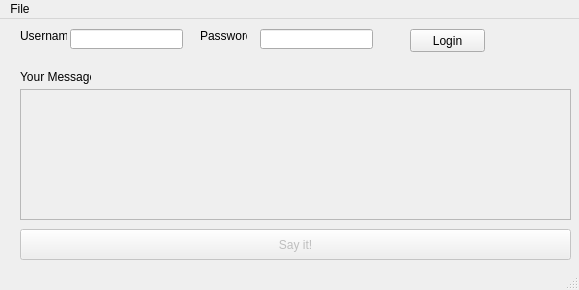
<?xml version="1.0" encoding="UTF-8"?>
<ui version="4.0">
 <class>MainWindow</class>
 <widget class="QMainWindow" name="MainWindow">
  <property name="geometry">
   <rect>
    <x>0</x>
    <y>0</y>
    <width>579</width>
    <height>290</height>
   </rect>
  </property>
  <property name="windowTitle">
   <string>MainWindow</string>
  </property>
  <widget class="QWidget" name="centralwidget">
   <widget class="QLabel" name="label">
    <property name="geometry">
     <rect>
      <x>20</x>
      <y>10</y>
      <width>47</width>
      <height>13</height>
     </rect>
    </property>
    <property name="text">
     <string>Username</string>
    </property>
   </widget>
   <widget class="QLabel" name="label_2">
    <property name="geometry">
     <rect>
      <x>200</x>
      <y>10</y>
      <width>47</width>
      <height>13</height>
     </rect>
    </property>
    <property name="text">
     <string>Password</string>
    </property>
   </widget>
   <widget class="QLineEdit" name="lineEdit">
    <property name="geometry">
     <rect>
      <x>70</x>
      <y>10</y>
      <width>113</width>
      <height>20</height>
     </rect>
    </property>
   </widget>
   <widget class="QLineEdit" name="lineEdit_2">
    <property name="geometry">
     <rect>
      <x>260</x>
      <y>10</y>
      <width>113</width>
      <height>20</height>
     </rect>
    </property>
    <property name="echoMode">
     <enum>QLineEdit::Password</enum>
    </property>
   </widget>
   <widget class="QPushButton" name="pushButton">
    <property name="geometry">
     <rect>
      <x>410</x>
      <y>10</y>
      <width>75</width>
      <height>23</height>
     </rect>
    </property>
    <property name="text">
     <string>Login</string>
    </property>
   </widget>
   <widget class="QLabel" name="label_3">
    <property name="geometry">
     <rect>
      <x>20</x>
      <y>50</y>
      <width>71</width>
      <height>16</height>
     </rect>
    </property>
    <property name="text">
     <string>Your Message</string>
    </property>
   </widget>
   <widget class="QTextEdit" name="textEdit">
    <property name="enabled">
     <bool>false</bool>
    </property>
    <property name="geometry">
     <rect>
      <x>20</x>
      <y>70</y>
      <width>551</width>
      <height>131</height>
     </rect>
    </property>
   </widget>
   <widget class="QPushButton" name="pushButton_2">
    <property name="enabled">
     <bool>false</bool>
    </property>
    <property name="geometry">
     <rect>
      <x>20</x>
      <y>210</y>
      <width>551</width>
      <height>31</height>
     </rect>
    </property>
    <property name="text">
     <string>Say it!</string>
    </property>
   </widget>
  </widget>
  <widget class="QMenuBar" name="menubar">
   <property name="geometry">
    <rect>
     <x>0</x>
     <y>0</y>
     <width>579</width>
     <height>21</height>
    </rect>
   </property>
   <widget class="QMenu" name="menuFile">
    <property name="title">
     <string>File</string>
    </property>
    <addaction name="actionClose"/>
   </widget>
   <addaction name="menuFile"/>
  </widget>
  <widget class="QStatusBar" name="statusbar"/>
  <action name="actionClose">
   <property name="text">
    <string>Close</string>
   </property>
  </action>
 </widget>
 <resources/>
 <connections/>
</ui>
